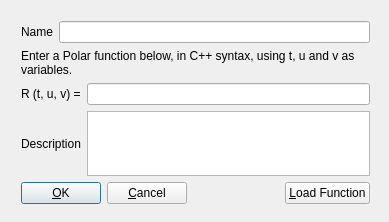
<ui version="4.0" >
 <class>PolarDialog</class>
 <widget class="QDialog" name="PolarDialog" >
  <property name="geometry" >
   <rect>
    <x>0</x>
    <y>0</y>
    <width>389</width>
    <height>222</height>
   </rect>
  </property>
  <property name="windowTitle" >
   <string>Enter a polar function</string>
  </property>
  <widget class="QWidget" name="" >
   <property name="geometry" >
    <rect>
     <x>10</x>
     <y>10</y>
     <width>371</width>
     <height>205</height>
    </rect>
   </property>
   <layout class="QVBoxLayout" >
    <item>
     <layout class="QHBoxLayout" >
      <item>
       <widget class="QLabel" name="NameLabel" >
        <property name="text" >
         <string>Name</string>
        </property>
       </widget>
      </item>
      <item>
       <widget class="QLineEdit" name="nameEdit" />
      </item>
     </layout>
    </item>
    <item>
     <widget class="QLabel" name="IntroLabel" >
      <property name="text" >
       <string>Enter a Polar function below, in C++ syntax, using t, u and v as 
variables.</string>
      </property>
     </widget>
    </item>
    <item>
     <layout class="QHBoxLayout" >
      <item>
       <widget class="QLabel" name="FLabel" >
        <property name="text" >
         <string>R (t, u, v) =</string>
        </property>
       </widget>
      </item>
      <item>
       <widget class="QLineEdit" name="FEdit" />
      </item>
     </layout>
    </item>
    <item>
     <layout class="QHBoxLayout" >
      <item>
       <widget class="QLabel" name="DescLabel" >
        <property name="text" >
         <string>Description</string>
        </property>
       </widget>
      </item>
      <item>
       <widget class="QTextEdit" name="textEdit" />
      </item>
     </layout>
    </item>
    <item>
     <spacer>
      <property name="orientation" >
       <enum>Qt::Vertical</enum>
      </property>
      <property name="sizeType" >
       <enum>QSizePolicy::Expanding</enum>
      </property>
      <property name="sizeHint" >
       <size>
        <width>358</width>
        <height>16</height>
       </size>
      </property>
     </spacer>
    </item>
    <item>
     <layout class="QHBoxLayout" >
      <property name="spacing" >
       <number>6</number>
      </property>
      <property name="leftMargin" >
       <number>0</number>
      </property>
      <property name="topMargin" >
       <number>0</number>
      </property>
      <property name="rightMargin" >
       <number>0</number>
      </property>
      <property name="bottomMargin" >
       <number>0</number>
      </property>
      <item>
       <widget class="QPushButton" name="okButton" >
        <property name="text" >
         <string>&amp;OK</string>
        </property>
       </widget>
      </item>
      <item>
       <widget class="QPushButton" name="cancelButton" >
        <property name="text" >
         <string>&amp;Cancel</string>
        </property>
       </widget>
      </item>
      <item>
       <spacer>
        <property name="orientation" >
         <enum>Qt::Horizontal</enum>
        </property>
        <property name="sizeType" >
         <enum>QSizePolicy::Expanding</enum>
        </property>
        <property name="sizeHint" >
         <size>
          <width>20</width>
          <height>20</height>
         </size>
        </property>
       </spacer>
      </item>
      <item>
       <widget class="QPushButton" name="loadButton" >
        <property name="enabled" >
         <bool>true</bool>
        </property>
        <property name="text" >
         <string>&amp;Load Function</string>
        </property>
       </widget>
      </item>
     </layout>
    </item>
   </layout>
  </widget>
 </widget>
 <layoutdefault spacing="6" margin="11" />
 <pixmapfunction>qPixmapFromMimeSource</pixmapfunction>
 <resources/>
 <connections>
  <connection>
   <sender>cancelButton</sender>
   <signal>clicked()</signal>
   <receiver>PolarDialog</receiver>
   <slot>close()</slot>
   <hints>
    <hint type="sourcelabel" >
     <x>20</x>
     <y>20</y>
    </hint>
    <hint type="destinationlabel" >
     <x>20</x>
     <y>20</y>
    </hint>
   </hints>
  </connection>
 </connections>
</ui>
